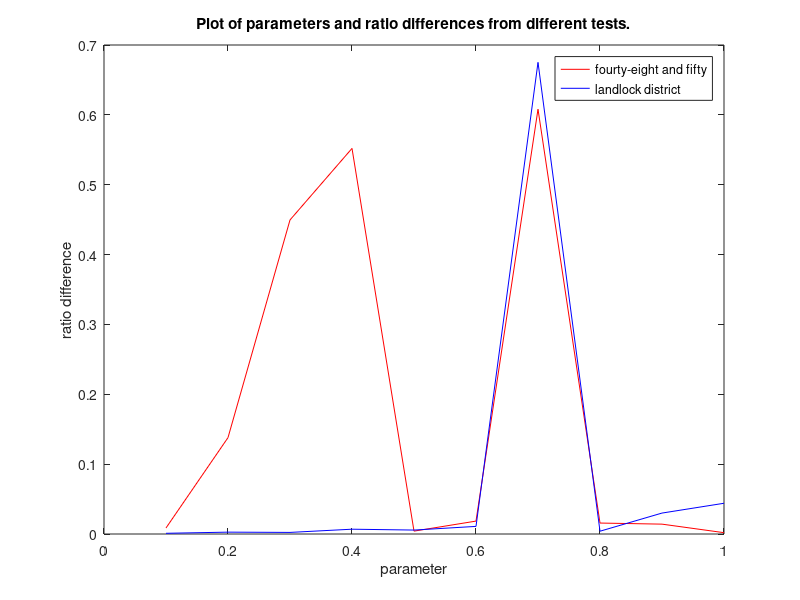

MATLAB code to generate this figure:
x = (0.1:0.1:1.0);
fourty_eight_fifty = [0.008634146341463367 0.13797041420118344 0.44956151419558366 0.551972972972973 0.00411981566820277 0.01847225368063421 0.6080709219858156 0.015678800856531054 0.0141190727081138 0.001899898887765419];
landlock = [0.0010127226463104433 0.0026626506024096386 0.0022798353909465018 0.006878172588832486 0.005640081799590999 0.01089623601220753 0.6751543624161074 0.004 0.029968008255933952 0.044];
avg_diff = 0.5 .* (landlock + fourty_eight_fifty)

figure
plot(x, fourty_eight_fifty, 'r', x, landlock, 'b');
title("Plot of parameters and ratio differences from different tests.")
legend("fourty-eight and fifty", "landlock district")
xlabel("parameter")
ylabel("ratio difference")